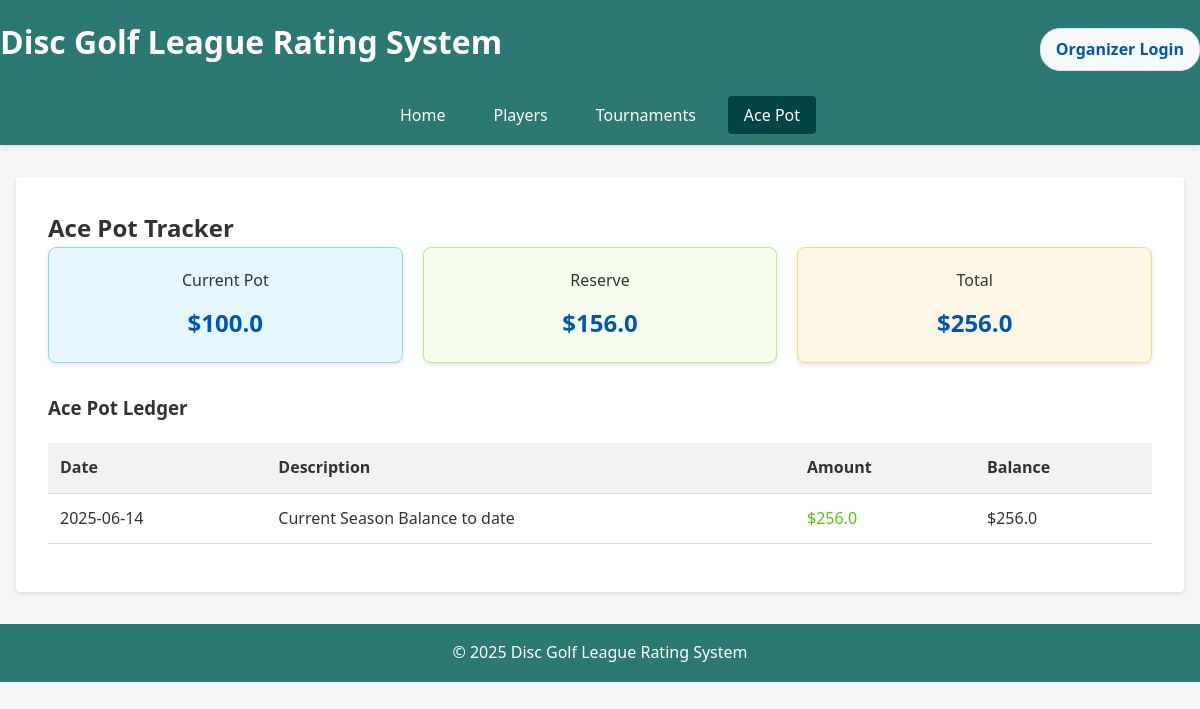
Page /ace_pot on the earlier database version.
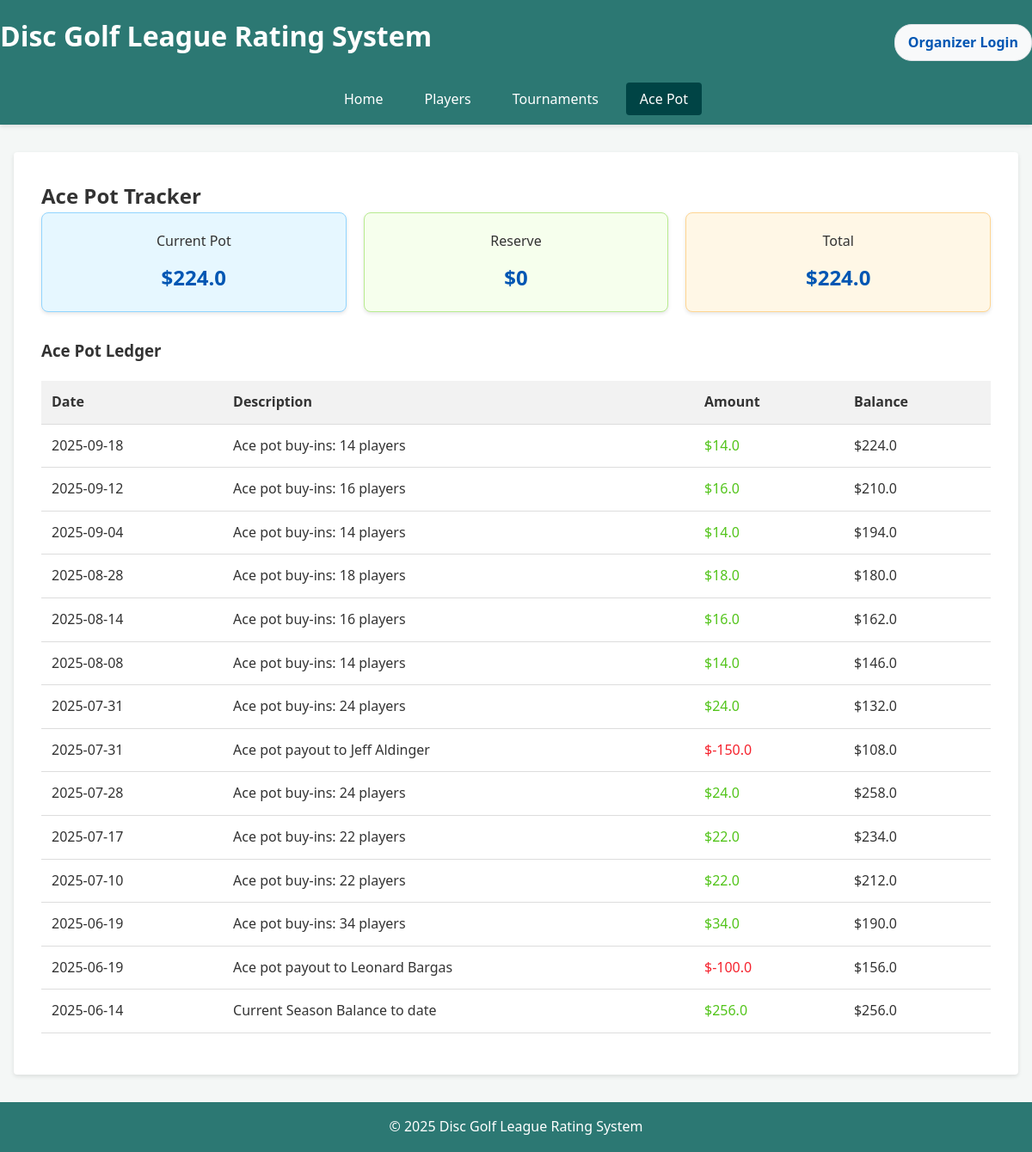
Same page on the later database version.
### tables this page shows
CREATE TABLE ace_pot_config (
                id INTEGER PRIMARY KEY CHECK (id = 1),
                cap_amount REAL NOT NULL DEFAULT 500.0
            );

CREATE TABLE ace_pot_tracker (
                id INTEGER PRIMARY KEY AUTOINCREMENT,
                date TEXT NOT NULL,
                description TEXT NOT NULL,
                amount REAL NOT NULL,
                balance REAL NOT NULL,
                tournament_id INTEGER,
                player_id INTEGER,
                FOREIGN KEY (tournament_id) REFERENCES tournaments (id),
                FOREIGN KEY (player_id) REFERENCES players (id)
            );

### web_app/app.py (the view)
@app.route('/ace_pot')
def ace_pot():
    ace_pot_balance = rating_system.ace_pot_manager.get_balance()
    ace_pot_config = rating_system.ace_pot_manager.get_config()
    ace_pot_ledger = rating_system.ace_pot_manager.get_ledger()
    return render_template('ace_pot.html',
                          ace_pot=ace_pot_balance,
                          ace_pot_config=ace_pot_config,
                          ledger=ace_pot_ledger)

### tournament_core/ace_pot_manager.py (called while the page is built)
    def get_balance(self) -> Dict[str, float]:
        return self.db_manager.get_ace_pot_balance()

    def get_config(self) -> Dict[str, float]:
        config = self.db_manager.get_ace_pot_config()
        if not config:
            return {'cap_amount': 100.0}  # Default value
        return config

    def get_ledger(self) -> List[Dict[str, Any]]:
        return self.db_manager.get_ace_pot_ledger()

### tournament_core/ace_pot_methods.py (called while the page is built)
def get_ace_pot_config(self) -> Dict[str, float]:
    config = {'cap_amount': 100.0}  # Default value
    try:
        self.connect()
        if not self.conn:
            print("Warning: Database connection failed in get_ace_pot_config")
            return config
        cursor = self.conn.cursor()
        cursor.execute("SELECT * FROM ace_pot_config WHERE id = 1")
        result = cursor.fetchone()
        if result:
            config = {'cap_amount': result['cap_amount']}
    except sqlite3.Error as e:
        print(f"Error getting ace pot config: {e}")
    finally:
        self.close()
        return config

def get_ace_pot_ledger(self) -> List[Dict[str, Any]]:
    entries = []
    try:
        self.connect()
        if not self.conn:
            print("Warning: Database connection failed in get_ace_pot_ledger")
            return entries
        cursor = self.conn.cursor()
        cursor.execute(
            """SELECT apt.*, t.date as tournament_date, t.course, p.name as player_name
               FROM ace_pot_tracker apt
               LEFT JOIN tournaments t ON apt.tournament_id = t.id
               LEFT JOIN players p ON apt.player_id = p.id
               ORDER BY apt.id DESC"""
        )
        entries = [dict(row) for row in cursor.fetchall()]
    except sqlite3.Error as e:
        print(f"Error getting ace pot ledger: {e}")
    finally:
        self.close()
        return entries

### tournament_core/tournament_db_manager.py (called while the page is built)
    def connect(self) -> None:
        try:
            if self.conn is not None:
                try:
                    self.conn.execute("SELECT 1")
                    return  # Connection is still valid
                except (sqlite3.Error, sqlite3.ProgrammingError):
                    try:
                        self.close()
                    except:
                        pass
            self.conn = sqlite3.connect(self.db_file)
            self.conn.execute("PRAGMA foreign_keys = ON")
            self.conn.row_factory = sqlite3.Row
        except sqlite3.Error as e:
            print(f"Database connection error: {e}")
            self.conn = None

### web_app/templates/ace_pot.html (shortened to what this page needs)
{% extends "base.html" %}
{% block content %}
<section class="ace-pot">
    <h2>Ace Pot Tracker</h2>
    <div class="ace-pot-summary">
        <div class="balance-card current-pot">
            <div class="balance-label">Current Pot</div>
            <div class="balance-amount">${{ ace_pot.current|round(2) }}</div>
        </div>
        <div class="balance-card reserve-pot">
            <div class="balance-label">Reserve</div>
            <div class="balance-amount">${{ ace_pot.reserve|round(2) }}</div>
        </div>
        <div class="balance-card total-pot">
            <div class="balance-label">Total</div>
            <div class="balance-amount">${{ ace_pot.total|round(2) }}</div>
        </div>
    </div>
    <h3>Ace Pot Ledger</h3>
    <table class="ledger-table">
        <thead>
            <tr>
                <th>Date</th>
                <th>Description</th>
                <th>Amount</th>
                <th>Balance</th>
            </tr>
        </thead>
        <tbody>
            {% for entry in ledger %}
            <tr>
                <td>{{ entry.date }}</td>
                <td>{{ entry.description }}</td>
                <td class="{% if entry.amount > 0 %}amount-positive{% elif entry.amount < 0 %}amount-negative{% endif %}">
                    ${{ entry.amount|round(2) }}
                </td>
                <td>${{ entry.balance|round(2) }}</td>
            </tr>
            {% endfor %}
        </tbody>
    </table>
</section>
{% endblock %}

### web_app/templates/base.html (shortened to what this page needs)
<!DOCTYPE html>
<html lang="en">
<head>
    <link rel="stylesheet" href="{{ url_for('static', filename='css/style.css') }}">
</head>
<body>
    <header>
        <div class="header-content">
            <h1>Disc Golf League Rating System</h1>
            <div class="auth-status">
                {% if current_user %}
                <div class="user-info">
                    <span class="username">{{ current_user.username }}</span>
                    <span class="role">({{ current_user.role|title }})</span>
                    <a href="{{ url_for('profile') }}" class="profile-link">Profile</a>
                    <a href="{{ url_for('logout') }}" class="logout-link">Logout</a>
                </div>
                {% else %}
                <div class="login-prompt">
                    <a href="{{ url_for('login') }}" class="login-link">Organizer Login</a>
                </div>
                {% endif %}
            </div>
        </div>
        <nav>
            <ul>
                <li><a href="{{ url_for('index') }}" {% if request.endpoint == 'index' %}class="active"{% endif %}>Home</a></li>
                <li><a href="{{ url_for('list_players') }}" {% if request.endpoint == 'list_players' %}class="active"{% endif %}>Players</a></li>
                <li><a href="{{ url_for('list_tournaments') }}" {% if request.endpoint == 'list_tournaments' %}class="active"{% endif %}>Tournaments</a></li>
                <li><a href="{{ url_for('ace_pot') }}" {% if request.endpoint == 'ace_pot' %}class="active"{% endif %}>Ace Pot</a></li>
            </ul>
        </nav>
    </header>
    <main>
        {% block content %}{% endblock %}
    </main>
    <footer>
        <p>&copy; 2025 Disc Golf League Rating System</p>
    </footer>
</body>
</html>

### web_app/static/css/style.css (style rules this page uses)
:root { --primary-color: #2c7873; --secondary-color: #6fb98f; --accent-color: #004445; --light-color: #f7f7f7; --dark-color: #333; --success-color: #28a745; --error-color: #dc3545; --warning-color: #ffc107; --info-color: #17a2b8; --border-radius: 4px; --box-shadow: 0 2px 5px rgba(0, 0, 0, 0.1); }
* { box-sizing: border-box; margin: 0; padding: 0; }
body { font-family: 'Segoe UI', Tahoma, Geneva, Verdana, sans-serif; line-height: 1.6; color: var(--dark-color); background-color: #f4f7f6; }
a { color: var(--primary-color); text-decoration: none; }
header { background-color: var(--primary-color); color: white; padding: 1rem 0; box-shadow: var(--box-shadow); }
header h1 { text-align: center; margin-bottom: 1rem; }
nav ul { display: flex; justify-content: center; list-style: none; flex-wrap: wrap; }
nav li { margin: 0 0.5rem; }
nav a { color: white; padding: 0.5rem 1rem; border-radius: var(--border-radius); transition: background-color 0.3s; }
nav a:hover, nav a.active { background-color: var(--accent-color); text-decoration: none; }
main { max-width: 1200px; margin: 2rem auto; padding: 0 1rem; }
section { background-color: white; border-radius: var(--border-radius); padding: 2rem; margin-bottom: 2rem; box-shadow: var(--box-shadow); }
footer { text-align: center; padding: 1rem; background-color: var(--primary-color); color: white; margin-top: 2rem; }
table { width: 100%; border-collapse: collapse; margin: 1rem 0; }
th, td { padding: 0.75rem; text-align: left; border-bottom: 1px solid #ddd; }
th { background-color: #f2f2f2; font-weight: bold; }

### web_app/templates/ace_pot.html (style rules this page uses)
.ace-pot-summary { display: flex; gap: 20px; margin-bottom: 30px; }
.balance-card { flex: 1; padding: 20px; border-radius: 8px; text-align: center; box-shadow: 0 2px 4px rgba(0,0,0,0.1); }
.current-pot { background-color: #e6f7ff; border: 1px solid #91d5ff; }
.reserve-pot { background-color: #f6ffed; border: 1px solid #b7eb8f; }
.total-pot { background-color: #fff7e6; border: 1px solid #ffd591; }
.balance-label { font-size: 16px; margin-bottom: 10px; color: #333; }
.balance-amount { font-size: 24px; font-weight: bold; color: #0056b3; }
.ledger-table { width: 100%; border-collapse: collapse; margin-top: 20px; }
.ledger-table th, .ledger-table td { padding: 12px; text-align: left; border-bottom: 1px solid #ddd; }
.ledger-table th { background-color: #f2f2f2; font-weight: bold; }
.amount-positive { color: #52c41a; }
.amount-negative { color: #f5222d; }

### web_app/templates/base.html (style rules this page uses)
.header-content { display: flex; justify-content: space-between; align-items: center; margin-bottom: 20px; }
.auth-status { display: flex; align-items: center; gap: 15px; }
.login-prompt { background-color: #f8f9fa; padding: 8px 15px; border-radius: 20px; border: 1px solid #dee2e6; }
.login-link { color: #0056b3; text-decoration: none; font-weight: bold; }

Differences in the rows shown:
no longer on this page (row edited): ace_pot_config: current "100.0"
added ace_pot_tracker: current "224.0", total "224.0", date "2025-09-18", description "Ace pot buy-ins: 14 players", amount "14.0", balance "224.0"
added ace_pot_tracker: date "2025-09-12", description "Ace pot buy-ins: 16 players", amount "16.0", balance "210.0"
added ace_pot_tracker: date "2025-09-04", description "Ace pot buy-ins: 14 players", amount "14.0", balance "194.0"
added ace_pot_tracker: date "2025-08-28", description "Ace pot buy-ins: 18 players", amount "18.0", balance "180.0"
added ace_pot_tracker: date "2025-08-14", description "Ace pot buy-ins: 16 players", amount "16.0", balance "162.0"
added ace_pot_tracker: date "2025-08-08", description "Ace pot buy-ins: 14 players", amount "14.0", balance "146.0"
added ace_pot_tracker: date "2025-07-31", description "Ace pot buy-ins: 24 players", amount "24.0", balance "132.0"
added ace_pot_tracker: date "2025-07-31", description "Ace pot payout to Jeff Aldinger", amount "-150.0", balance "108.0"
added ace_pot_tracker: date "2025-07-28", description "Ace pot buy-ins: 24 players", amount "24.0", balance "258.0"
added ace_pot_tracker: date "2025-07-17", description "Ace pot buy-ins: 22 players", amount "22.0", balance "234.0"
added ace_pot_tracker: date "2025-07-10", description "Ace pot buy-ins: 22 players", amount "22.0", balance "212.0"
added ace_pot_tracker: date "2025-06-19", description "Ace pot buy-ins: 34 players", amount "34.0", balance "190.0"
added ace_pot_tracker: date "2025-06-19", description "Ace pot payout to Leonard Bargas", amount "-100.0", balance "156.0"
Other differences:
{{ ace_pot.reserve|round(2) }}: "156.0" → "0"
{{ ace_pot.total|round(2) }}: "256.0" → "224.0"
